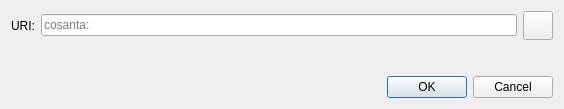
<?xml version="1.0" encoding="UTF-8"?>
<ui version="4.0">
 <class>OpenURIDialog</class>
 <widget class="QDialog" name="OpenURIDialog">
  <property name="geometry">
   <rect>
    <x>0</x>
    <y>0</y>
    <width>564</width>
    <height>109</height>
   </rect>
  </property>
  <property name="windowTitle">
   <string>Open URI</string>
  </property>
  <layout class="QVBoxLayout" name="verticalLayout">
   <item>
    <layout class="QHBoxLayout" name="horizontalLayout">
     <item>
      <widget class="QLabel" name="label">
       <property name="text">
        <string>URI:</string>
       </property>
      </widget>
     </item>
     <item>
      <widget class="QValidatedLineEdit" name="uriEdit">
       <property name="placeholderText">
        <string notr="true">cosanta:</string>
       </property>
      </widget>
     </item>
     <item>
      <widget class="QToolButton" name="pasteButton">
       <property name="toolTip">
        <string extracomment="Tooltip text for button that allows you to paste an address that is in your clipboard.">Paste address from clipboard</string>
       </property>
       <property name="text">
        <string/>
       </property>
       <property name="iconSize">
        <size>
         <width>22</width>
         <height>22</height>
        </size>
       </property>
      </widget>
     </item>
    </layout>
   </item>
   <item>
    <spacer name="verticalSpacer">
     <property name="orientation">
      <enum>Qt::Vertical</enum>
     </property>
     <property name="sizeHint" stdset="0">
      <size>
       <width>20</width>
       <height>40</height>
      </size>
     </property>
    </spacer>
   </item>
   <item>
    <widget class="QDialogButtonBox" name="buttonBox">
     <property name="orientation">
      <enum>Qt::Horizontal</enum>
     </property>
     <property name="standardButtons">
      <set>QDialogButtonBox::Cancel|QDialogButtonBox::Ok</set>
     </property>
    </widget>
   </item>
  </layout>
 </widget>
 <customwidgets>
  <customwidget>
   <class>QValidatedLineEdit</class>
   <extends>QLineEdit</extends>
   <header>qt/qvalidatedlineedit.h</header>
  </customwidget>
 </customwidgets>
 <resources>
  <include location="../dash.qrc"/>
 </resources>
 <connections>
  <connection>
   <sender>buttonBox</sender>
   <signal>accepted()</signal>
   <receiver>OpenURIDialog</receiver>
   <slot>accept()</slot>
   <hints>
    <hint type="sourcelabel">
     <x>248</x>
     <y>254</y>
    </hint>
    <hint type="destinationlabel">
     <x>157</x>
     <y>274</y>
    </hint>
   </hints>
  </connection>
  <connection>
   <sender>buttonBox</sender>
   <signal>rejected()</signal>
   <receiver>OpenURIDialog</receiver>
   <slot>reject()</slot>
   <hints>
    <hint type="sourcelabel">
     <x>316</x>
     <y>260</y>
    </hint>
    <hint type="destinationlabel">
     <x>286</x>
     <y>274</y>
    </hint>
   </hints>
  </connection>
 </connections>
</ui>
